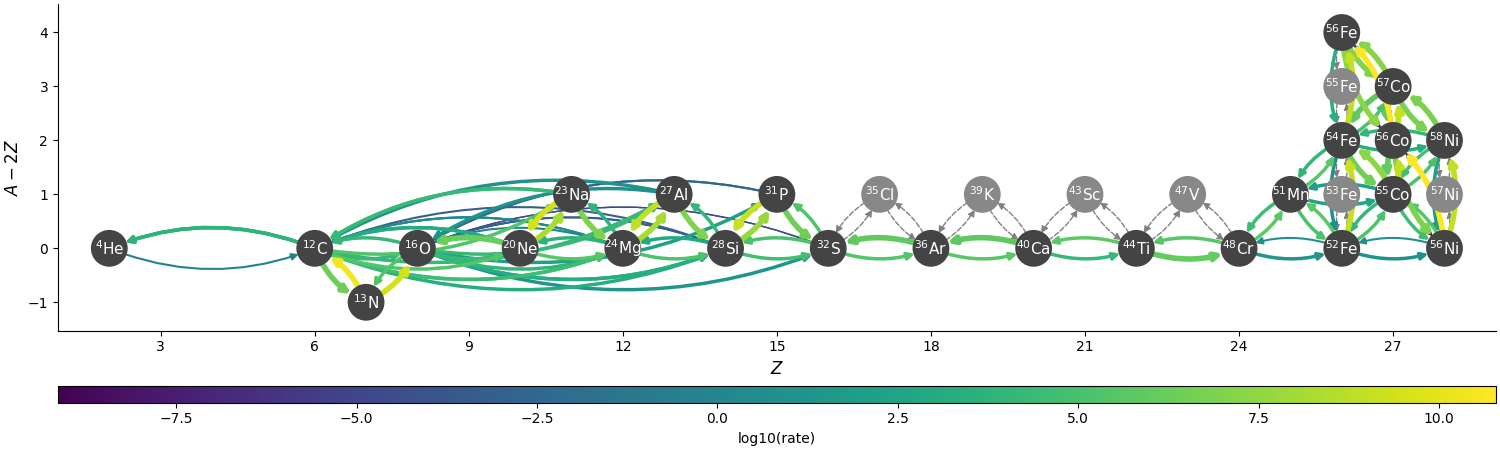

Source code (Python):
# an approximate network for He/C burning with key rates
# to bypass the C12(a,g)O16 rate.
# This is fully-compatible with NSE.

import pynucastro as pyna
from pynucastro.networks import AmrexAstroCxxNetwork

DO_DERIVED_RATES = True

def get_library():

    reaclib_lib = pyna.ReacLibLibrary()

    all_reactants = ["p",
                     "he4", "c12", "o16", "ne20", "mg24", "si28", "s32",
                     "ar36", "ca40", "ti44", "cr48", "fe52", "ni56",
                     "al27", "p31", "cl35", "k39", "sc43", "v47", "mn51", "co55",
                     "n13", "na23"]

    subch = reaclib_lib.linking_nuclei(all_reactants)

    # in this list, we have the reactants, the actual reactants,
    # and modified products that we will use instead
    other_rates = [("c12(c12,n)mg23", "mg24"),
                   ("o16(o16,n)s31", "s32"),
                   ("o16(c12,n)si27", "si28")]

    for r, mp in other_rates:
        _r = reaclib_lib.get_rate_by_name(r)
        forward_rate = pyna.ModifiedRate(_r, new_products=[mp])
        derived_rate = pyna.DerivedRate(rate=forward_rate, compute_Q=True, use_pf=True)
        subch += pyna.Library(rates=[forward_rate, derived_rate])

    # C12+Ne20 and reverse
    # (a,g) links between Na23 and Al27
    # (a,g) links between Al27 and P31

    rates_to_remove = ["p31(p,c12)ne20",
                       "si28(a,c12)ne20",
                       "ne20(c12,p)p31",
                       "ne20(c12,a)si28",
                       "na23(a,g)al27",
                       "al27(g,a)na23",
                       "al27(a,g)p31",
                       "p31(g,a)al27"]

    for r in rates_to_remove:
        print("removing: ", r)
        _r = subch.get_rate_by_name(r)
        subch.remove_rate(_r)

    # iron group
    iron_peak = ["n", "p", "he4",
                 "mn51",
                 "fe52", "fe53", "fe54", "fe55", "fe56",
                 "co55", "co56", "co57",
                 "ni56", "ni57", "ni58"]
    subch += reaclib_lib.linking_nuclei(iron_peak)
    weak_lib = pyna.TabularLibrary(ordering=["ffn", "langanke", "oda"])
    iron_weak_lib = weak_lib.linking_nuclei(set(iron_peak + all_reactants))
    subch += iron_weak_lib

    if DO_DERIVED_RATES:
        rates_to_derive = subch.backward().get_rates()

        # now for each of those derived rates, look to see if the pair exists

        for r in rates_to_derive:
            fr = subch.get_rate_by_nuclei(r.products, r.reactants)
            if fr:
                print(f"modifying {r} from {fr}")
                subch.remove_rate(r)
                d = pyna.DerivedRate(rate=fr, compute_Q=True, use_pf=True)
                subch.add_rate(d)

    subch.eliminate_duplicates(rate_type_preference="tabular")

    return subch


def create_network():

    subch = get_library()

    net = AmrexAstroCxxNetwork(libraries=[subch])
    net.make_ap_pg_approx(intermediate_nuclei=["cl35", "k39", "sc43", "v47"])
    net.remove_nuclei(["cl35", "k39", "sc43", "v47"])

    net.make_nn_g_approx(intermediate_nuclei=["fe53", "fe55", "ni57"])
    net.remove_nuclei(["fe53", "fe55", "ni57"])

    return net


def doit():

    net = create_network()

    net.summary()

    comp = pyna.Composition(net.get_nuclei())
    comp.set_all(0.1)
    comp.set_nuc("he4", 0.95)
    comp.normalize()

    rho = 1.e7
    T = 6.e9

    net.plot(rho, T, comp, outfile="ase.png",
             rotated=True, hide_xalpha=True, curved_edges=True,
             size=(1500, 450),
             node_size=600, node_font_size=11,
             Z_range=(1, 29))

    net.write_network()


if __name__ == "__main__":
    doit()
